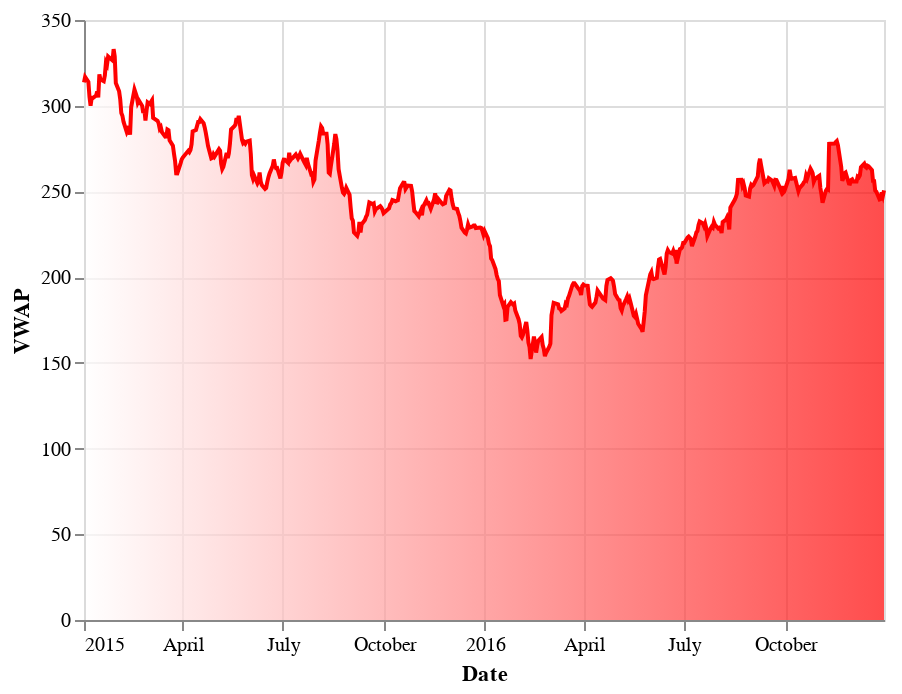

Notebook code cell kept with this figure:
### Code cell
alt.Chart(volumeweightpriceplotsbin).mark_area(
    line={'color':'red'},
    color=alt.Gradient(
        gradient='linear',
        stops=[alt.GradientStop(color='white', offset=0),
               alt.GradientStop(color='red', offset=1)],
    )
).encode(
    x='Date',
    y='VWAP'
)

### Figure 1 — Vega-Lite specification as saved in the notebook (floating-point values rounded to 4 significant figures; data arrays with more than 128 entries replaced by an {"elided": "..."} marker saying what was removed)
{"config": {"view": {"continuousWidth": 400, "continuousHeight": 300}}, "data": {"name": "data-9f62fdb9bd79176c1f47b2a2327c2c24"}, "mark": {"type": "area", "color": {"gradient": "linear", "stops": [{"color": "white", "offset": 0}, {"color": "red", "offset": 1}]}, "line": {"color": "red"}}, "encoding": {"x": {"type": "temporal", "field": "Date"}, "y": {"type": "quantitative", "field": "VWAP"}}, "$schema": "https://vega.github.io/schema/vega-lite/v4.8.1.json", "datasets": {"data-9f62fdb9bd79176c1f47b2a2327c2c24": {"elided": "495 records"}}}
